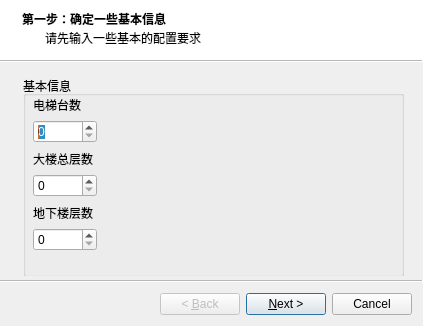
<?xml version="1.0" encoding="UTF-8"?>
<ui version="4.0">
 <class>NewSimConf</class>
 <widget class="QWizard" name="NewSimConf">
  <property name="windowModality">
   <enum>Qt::ApplicationModal</enum>
  </property>
  <property name="geometry">
   <rect>
    <x>0</x>
    <y>0</y>
    <width>423</width>
    <height>326</height>
   </rect>
  </property>
  <property name="windowTitle">
   <string>创建仿真配置</string>
  </property>
  <property name="locale">
   <locale language="Chinese" country="China"/>
  </property>
  <property name="sizeGripEnabled">
   <bool>false</bool>
  </property>
  <property name="modal">
   <bool>true</bool>
  </property>
  <property name="wizardStyle">
   <enum>QWizard::ModernStyle</enum>
  </property>
  <widget class="QWizardPage" name="wizardPage1">
   <property name="title">
    <string>第一步：确定一些基本信息</string>
   </property>
   <property name="subTitle">
    <string>请先输入一些基本的配置要求</string>
   </property>
   <attribute name="pageId">
    <string notr="true">1</string>
   </attribute>
   <widget class="QGroupBox" name="start_box">
    <property name="geometry">
     <rect>
      <x>10</x>
      <y>10</y>
      <width>381</width>
      <height>201</height>
     </rect>
    </property>
    <property name="sizePolicy">
     <sizepolicy hsizetype="Preferred" vsizetype="Preferred">
      <horstretch>0</horstretch>
      <verstretch>0</verstretch>
     </sizepolicy>
    </property>
    <property name="title">
     <string>基本信息</string>
    </property>
    <widget class="QWidget" name="layoutWidget">
     <property name="geometry">
      <rect>
       <x>10</x>
       <y>20</y>
       <width>64</width>
       <height>155</height>
      </rect>
     </property>
     <layout class="QVBoxLayout" name="baisc_info">
      <item>
       <widget class="QLabel" name="label_elvt_cnt">
        <property name="text">
         <string>电梯台数</string>
        </property>
       </widget>
      </item>
      <item>
       <widget class="QSpinBox" name="elvt_cnt">
        <property name="suffix">
         <string/>
        </property>
       </widget>
      </item>
      <item>
       <spacer name="verticalSpacer">
        <property name="orientation">
         <enum>Qt::Vertical</enum>
        </property>
        <property name="sizeHint" stdset="0">
         <size>
          <width>20</width>
          <height>60</height>
         </size>
        </property>
       </spacer>
      </item>
      <item>
       <widget class="QLabel" name="label_floor_cnt">
        <property name="text">
         <string>大楼总层数</string>
        </property>
       </widget>
      </item>
      <item>
       <widget class="QSpinBox" name="floor_cnt"/>
      </item>
      <item>
       <spacer name="verticalSpacer_2">
        <property name="orientation">
         <enum>Qt::Vertical</enum>
        </property>
        <property name="sizeHint" stdset="0">
         <size>
          <width>20</width>
          <height>60</height>
         </size>
        </property>
       </spacer>
      </item>
      <item>
       <widget class="QLabel" name="label_under_floors">
        <property name="text">
         <string>地下楼层数</string>
        </property>
       </widget>
      </item>
      <item>
       <widget class="QSpinBox" name="under_floors"/>
      </item>
     </layout>
    </widget>
   </widget>
  </widget>
  <widget class="QWizardPage" name="wizardPage2">
   <property name="title">
    <string>第二步 输入一些关键的信息</string>
   </property>
   <property name="subTitle">
    <string>请输入每台电梯的配置</string>
   </property>
   <attribute name="pageId">
    <string notr="true">2</string>
   </attribute>
   <widget class="QGroupBox" name="start_box_2">
    <property name="geometry">
     <rect>
      <x>0</x>
      <y>0</y>
      <width>401</width>
      <height>211</height>
     </rect>
    </property>
    <property name="title">
     <string>电梯信息</string>
    </property>
    <widget class="QProgressBar" name="progressBar">
     <property name="geometry">
      <rect>
       <x>10</x>
       <y>180</y>
       <width>381</width>
       <height>20</height>
      </rect>
     </property>
     <property name="value">
      <number>24</number>
     </property>
    </widget>
    <widget class="QLabel" name="label">
     <property name="geometry">
      <rect>
       <x>10</x>
       <y>20</y>
       <width>51</width>
       <height>16</height>
      </rect>
     </property>
     <property name="text">
      <string>&lt;html&gt;&lt;head/&gt;&lt;body&gt;&lt;p&gt;选择电梯&lt;/p&gt;&lt;/body&gt;&lt;/html&gt;</string>
     </property>
    </widget>
    <widget class="QGroupBox" name="elvt_box">
     <property name="geometry">
      <rect>
       <x>70</x>
       <y>20</y>
       <width>321</width>
       <height>151</height>
      </rect>
     </property>
     <property name="title">
      <string>电梯信息</string>
     </property>
     <widget class="QPushButton" name="advanced_setting">
      <property name="geometry">
       <rect>
        <x>240</x>
        <y>30</y>
        <width>61</width>
        <height>20</height>
       </rect>
      </property>
      <property name="text">
       <string>高级配置</string>
      </property>
     </widget>
     <widget class="QLineEdit" name="elvt_capacity">
      <property name="geometry">
       <rect>
        <x>70</x>
        <y>120</y>
        <width>31</width>
        <height>21</height>
       </rect>
      </property>
     </widget>
     <widget class="QLineEdit" name="elvt_priority">
      <property name="geometry">
       <rect>
        <x>70</x>
        <y>90</y>
        <width>31</width>
        <height>21</height>
       </rect>
      </property>
     </widget>
     <widget class="QLabel" name="label_2">
      <property name="geometry">
       <rect>
        <x>10</x>
        <y>30</y>
        <width>49</width>
        <height>16</height>
       </rect>
      </property>
      <property name="text">
       <string>楼层设置</string>
      </property>
     </widget>
     <widget class="QLabel" name="label_5">
      <property name="geometry">
       <rect>
        <x>10</x>
        <y>90</y>
        <width>49</width>
        <height>16</height>
       </rect>
      </property>
      <property name="text">
       <string>优先级</string>
      </property>
     </widget>
     <widget class="QLabel" name="label_6">
      <property name="geometry">
       <rect>
        <x>10</x>
        <y>120</y>
        <width>49</width>
        <height>16</height>
       </rect>
      </property>
      <property name="text">
       <string>人员容量</string>
      </property>
     </widget>
     <widget class="QWidget" name="layoutWidget">
      <property name="geometry">
       <rect>
        <x>70</x>
        <y>30</y>
        <width>158</width>
        <height>48</height>
       </rect>
      </property>
      <layout class="QGridLayout" name="floors_cfg_group">
       <item row="0" column="0">
        <widget class="QCheckBox" name="odd_floors">
         <property name="text">
          <string>奇数层</string>
         </property>
        </widget>
       </item>
       <item row="0" column="1">
        <widget class="QCheckBox" name="even_floors">
         <property name="text">
          <string>偶数层</string>
         </property>
        </widget>
       </item>
       <item row="1" column="0">
        <widget class="QCheckBox" name="low_floors">
         <property name="text">
          <string>低楼层</string>
         </property>
        </widget>
       </item>
       <item row="1" column="1">
        <widget class="QCheckBox" name="high_floors">
         <property name="text">
          <string>高楼层</string>
         </property>
        </widget>
       </item>
      </layout>
     </widget>
    </widget>
    <widget class="QListWidget" name="listWidget">
     <property name="geometry">
      <rect>
       <x>10</x>
       <y>40</y>
       <width>51</width>
       <height>131</height>
      </rect>
     </property>
    </widget>
   </widget>
  </widget>
  <widget class="QWizardPage" name="wizardPage3">
   <widget class="QLabel" name="title_3">
    <property name="geometry">
     <rect>
      <x>10</x>
      <y>20</y>
      <width>311</width>
      <height>71</height>
     </rect>
    </property>
    <property name="text">
     <string>&lt;html&gt;&lt;head/&gt;&lt;body&gt;&lt;p&gt;&lt;span style=&quot; font-size:12pt;&quot;&gt;成功添加了新的仿真配置&lt;/span&gt;&lt;/p&gt;&lt;p&gt;你可以在主界面中的仿真配置栏目中找到新添加的配置&lt;/p&gt;&lt;p&gt;&lt;br/&gt;&lt;/p&gt;&lt;/body&gt;&lt;/html&gt;</string>
    </property>
   </widget>
   <widget class="QWidget" name="layoutWidget">
    <property name="geometry">
     <rect>
      <x>10</x>
      <y>100</y>
      <width>391</width>
      <height>101</height>
     </rect>
    </property>
    <layout class="QVBoxLayout" name="verticalLayout">
     <item>
      <layout class="QHBoxLayout" name="name_fin_box">
       <item>
        <widget class="QLabel" name="label_3">
         <property name="sizePolicy">
          <sizepolicy hsizetype="Fixed" vsizetype="Preferred">
           <horstretch>0</horstretch>
           <verstretch>0</verstretch>
          </sizepolicy>
         </property>
         <property name="text">
          <string>&lt;html&gt;&lt;head/&gt;&lt;body&gt;&lt;p&gt;新添加的配置名为：&lt;/p&gt;&lt;/body&gt;&lt;/html&gt;</string>
         </property>
        </widget>
       </item>
       <item>
        <widget class="QLabel" name="cfg_name_final">
         <property name="text">
          <string>Not specified</string>
         </property>
        </widget>
       </item>
      </layout>
     </item>
     <item>
      <layout class="QHBoxLayout" name="path_fin_box">
       <item>
        <widget class="QLabel" name="label_4">
         <property name="sizePolicy">
          <sizepolicy hsizetype="Fixed" vsizetype="Preferred">
           <horstretch>0</horstretch>
           <verstretch>0</verstretch>
          </sizepolicy>
         </property>
         <property name="text">
          <string>&lt;html&gt;&lt;head/&gt;&lt;body&gt;&lt;p&gt;新添加的配置路径为：&lt;/p&gt;&lt;/body&gt;&lt;/html&gt;</string>
         </property>
        </widget>
       </item>
       <item>
        <widget class="QLabel" name="cfg_path_final">
         <property name="text">
          <string>Not Specified</string>
         </property>
        </widget>
       </item>
      </layout>
     </item>
    </layout>
   </widget>
  </widget>
 </widget>
 <resources/>
 <connections/>
</ui>
